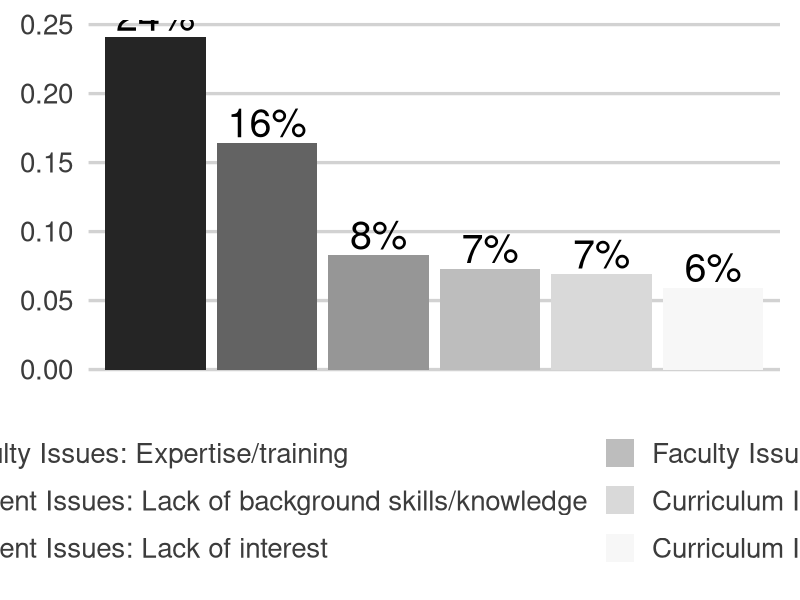
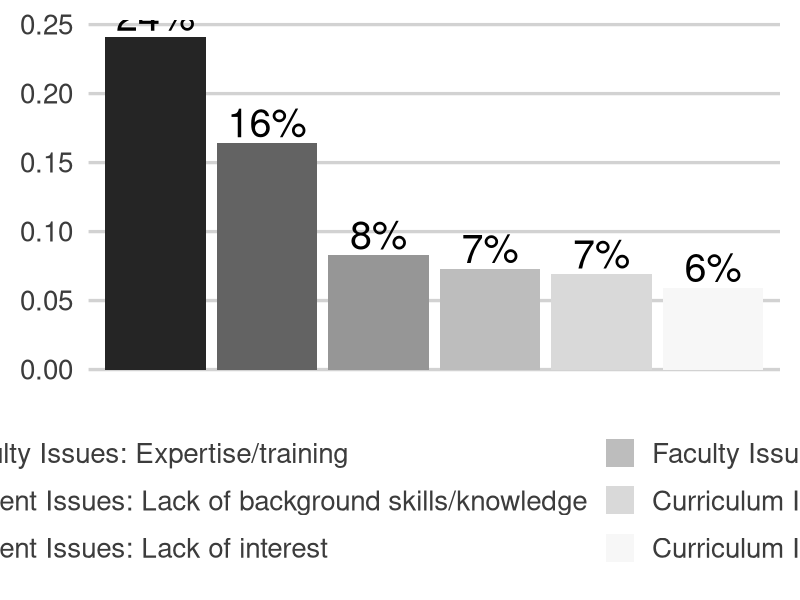

Write the R code that produced these figures, in order.
#Summary of  Most Commonly Reported Barriers by Category (n=1231)

# load required libraries
require(ggplot2)
require(tidyverse)
require(ggthemes)
require(scales)


total.scored.cols <- read_csv("../../../analysis_scripts/top5_plots/ouput_tables/scored_values.csv")
sample.size <- 1231


reds<- c("#F6001D","#B40015","#68000C","#68000C","#FB697A")
greens <- c("#2EDB00","#135B00","#219E00","#4AE821","#80EE64")
yellows <- c("#FFC300", "#BC9000", "#6C5300", "#FFCC24", "#FFDC6B")
blues <- c("#766FDF","#1A10BA", "#120B83", "#08044C", "#4037D2" )
greys <- c("#252525", 
           "#636363", 
           "#969696", 
           "#bdbdbd", 
           "#d9d9d9", 
           "#f7f7f7")
           


#plot q33 scored by itself

label.df.s.33 <- list("q1.Q33" = "Q33: What do you think are the most important challenges currently facing those educating\n undergraduate life scientists in bioinformatics?")

facet_labeller.score.33 <- function(variable,value){
  return(label.df.s.33[value])
  
}



# filter out Q33 and order for plotting
total.scored.cols <- total.scored.cols%>%
  filter(question == "q1.Q33")%>%
  filter(percentage >= 0.05)%>%
  group_by(question)%>%
  arrange(.,desc(percentage))


total.scored.cols$barrier <- factor(total.scored.cols$barrier, levels = total.scored.cols$barrier[order(desc(total.scored.cols$percentage))])

color_values <- c(reds[1], greens[1:2], reds[2], blues[1:2])

total.scored.cols%>%
  ggplot()+
  aes(x = barrier, y=percentage, fill = barrier)+
  geom_bar(stat = "identity", position = "dodge")+
  facet_grid(~ question)+
  xlab("Scored barrier categories")+
  ylab("Percentage of respondents reporting barrier")+
  scale_fill_discrete(name="Barrier categories")+
  theme_fivethirtyeight(base_size = 25, base_family = "sans")+
  theme(panel.background = element_rect(fill = "white"))+
  theme(plot.background = element_rect(fill = "white"))+
  theme(legend.background = element_rect(fill = "white"))+
  theme(strip.text.y = element_blank())+
  theme(strip.background = element_blank(),strip.text.x = element_blank())+
  theme(axis.text.x = element_blank())+
  theme(legend.key.size = unit(1.5, 'lines'))+
  geom_text(aes(label = paste0(round(percentage *100), "%"), y = percentage),
            vjust =-.2, size = 10, color = "black")+
  scale_x_discrete(breaks = NULL)+
  guides(fill=guide_legend(ncol=2))+
  scale_fill_manual(values= greys, name= "Barriers")
  


ggsave( filename= "./top_barriers_plot.png", 
        width = 18.8, 
        height = 8.81, 
        units = "in")
